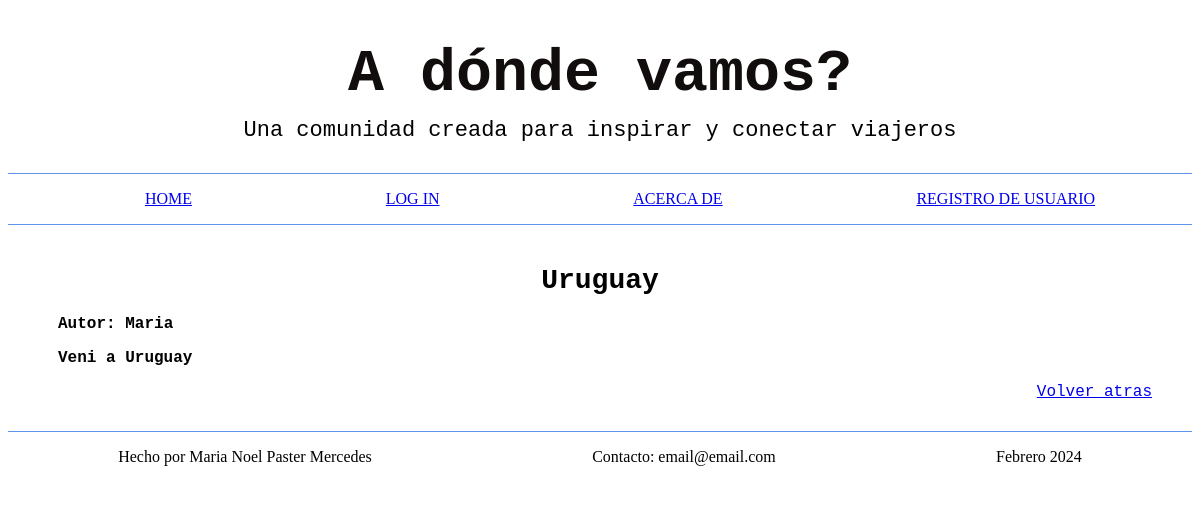
The page /post/2 on the database as committed earlier.
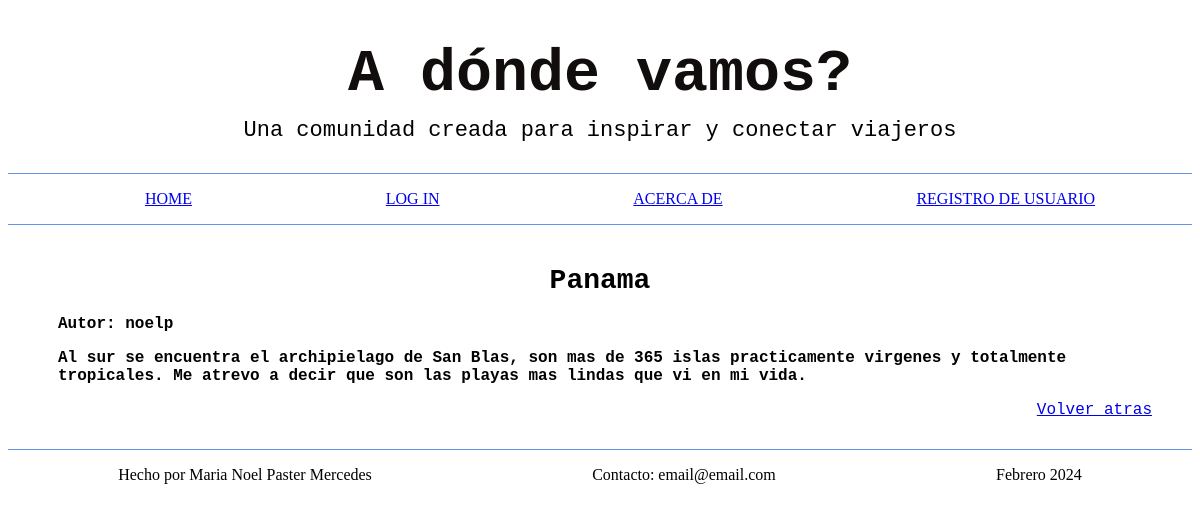
The same page on the database as committed later.
### tables this page shows
CREATE TABLE posts(
    id INTEGER PRIMARY KEY AUTOINCREMENT,
    autor TEXT NOT NULL,
    titulo TEXT NOT NULL,
    comentario TEXT NOT NULL
);

### mine.py (the view)
@app.route('/post/<id>')
def post_id(id):
    conn, cursor = get_db_connection()
    cursor.execute("SELECT * FROM posts WHERE posts.id == ?" , id)
    post = cursor.fetchone()
    conn.close()
    return render_template("post.html" , nombre = "Maria Noel Paster Mercedes" , post=post)

### mine.py (called while the page is built)
def get_db_connection():
    conn = sqlite3.connect('proyecto_python.db')
    cursor = conn.cursor()
    return conn, cursor

### templates/post.html (shortened to what this page needs)
{% extends "herencia.html" %}
{% block head %}
    <link rel="stylesheet" type="text/css" href="{{ url_for('static', filename='css/style.css')}}">
{% endblock %}
{% block main%}
    <main>
        <div>
            <h1 class="all_titles">{{ post[2] }}</h1>
        </div>
        <div class="text">
            <p>Autor: {{ post[1] }}</p>
            <p>{{post[3]}}</p>
        </div>
        <div class="ref">
        <a  href="/">Volver atras</a>
        </div>
    </main>
{% endblock%}

Rows that differ between the two databases and show on the page:
changed posts: titulo "Uruguay" → "Panama"; autor "Maria" → "noelp"; comentario "Veni a Uruguay" → "Al sur se encuentra el archipielago de San Blas, son mas de 365 islas practicamente virgenes y totalmente tropicales. Me atrevo a decir que son las playas mas lindas que vi en mi vida."
